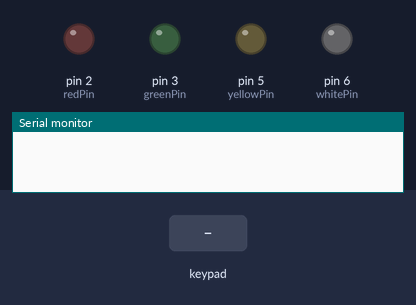
A sketch run on a simulated Arduino Mega 2560, built with avr-gcc and run on an emulated ATmega2560. Shown: output pins drawn as LEDs (lit = HIGH), the last lines printed to the serial monitor. Dashed ring = blinking. The inputs (shaded band) are chosen by the test bench.

Above: at 1.2 s.
1.3 s: key '*' pressed
At 1.7 s:
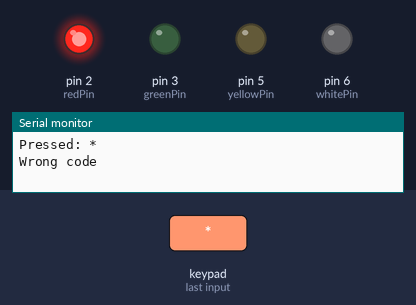
3.8 s: keypad keys 1 2 3 4 pressed 0.4 s apart
At 4.0 s:
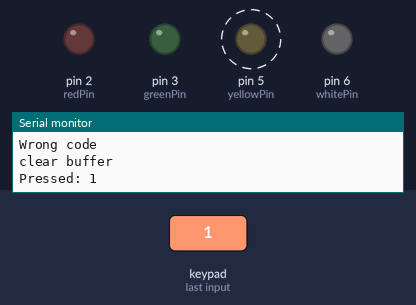
6.9 s: key '*' pressed
At 8.8 s:
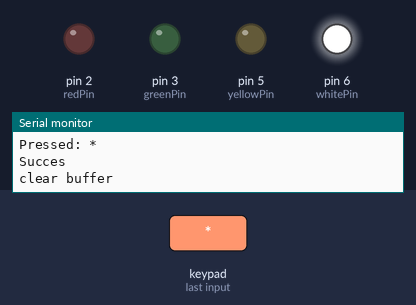
9.4 s: keypad keys 1 2 3 4 # pressed 0.4 s apart
At 9.61 s:
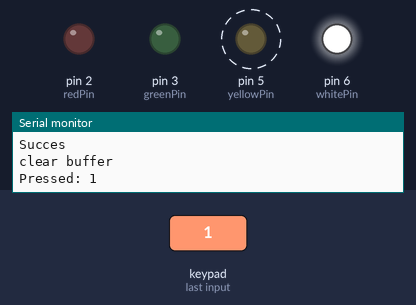
12.9 s: keypad keys 3 3 2 3 2 5 2 9 * pressed 0.4 s apart
At 16.5 s:
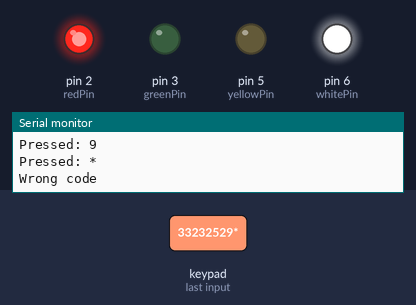
18.0 s: keypad keys 1 2 3 4 * pressed 0.4 s apart
At 20.3 s:
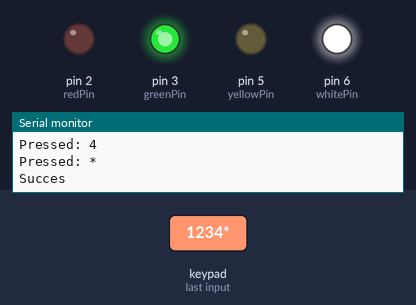
Timing chart, 0 to 22.1 s (numbered marks = the images above; inputs shaded):
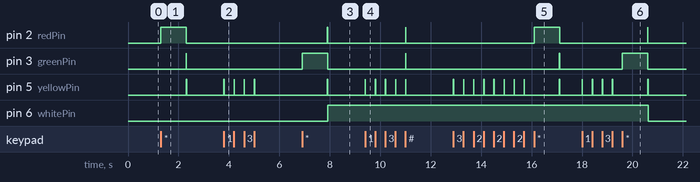

Measured:
- after the input at 1.3 s, pin 2 (redPin): LOW → HIGH at once, → LOW 1.0 s later; pin 3 (greenPin): LOW → HIGH after 1.0 s, → LOW 0.01 s later; pin 5 (yellowPin): LOW → HIGH after 1.0 s, → LOW 0.02 s later
- after the input at 3.8 s, pin 5 (yellowPin): alternates HIGH for 0.01 s and LOW for 0.39 s, 8 changes in all, then stays LOW, starting at once
- after the input at 6.9 s, pin 2 (redPin): LOW → HIGH after 1.0 s, → LOW 0.01 s later; pin 3 (greenPin): LOW → HIGH at once, → LOW 1.0 s later; pin 5 (yellowPin): LOW → HIGH after 1.0 s, → LOW 0.02 s later; pin 6 (whitePin): LOW → HIGH after 1.0 s
- after the input at 9.4 s, pin 2 (redPin), pin 3 (greenPin): LOW → HIGH after 1.6 s, → LOW 0.01 s later; pin 5 (yellowPin): alternates HIGH for 0.01 s and LOW for 0.39 s, 10 changes in all, then stays LOW, starting at once
- after the input at 12.9 s, pin 2 (redPin): LOW → HIGH after 3.2 s, → LOW 1.0 s later; pin 3 (greenPin): LOW → HIGH after 4.2 s, → LOW 0.01 s later; pin 5 (yellowPin): goes 7 × (HIGH 0.01 s, LOW 0.39 s), HIGH 0.01 s, LOW 1.4 s, HIGH 0.02 s, then LOW, starting at once
- after the input at 18.0 s, pin 2 (redPin): LOW → HIGH after 2.6 s, → LOW 0.01 s later; pin 3 (greenPin): LOW → HIGH after 1.6 s, → LOW 1.0 s later; pin 5 (yellowPin): goes 3 × (HIGH 0.01 s, LOW 0.39 s), HIGH 0.01 s, LOW 1.4 s, HIGH 0.02 s, then LOW, starting at once; pin 6 (whitePin): HIGH → LOW after 2.6 s

The sketch:

keypad_password_Mega_ver3a.ino
```cpp
/*
||  Simple Password Entry Using Matrix Keypad
||  4/5/2012 Updates Nathan Sobieck: Nathan@Sobisource.com
||  changed by niq_ro (Nicu FLORICA) - http://www.tehnic.go.ro
||  & http://www.arduinotehniq.com
||  version 3.0.a - alarm style - 06.05.2016, Craiova
*/


//* is to validate password
//# is to reset password attempt

/////////////////////////////////////////////////////////////////

#include <Password.h> // http://www.arduino.cc/playground/uploads/Code/Password.zip
#include <Keypad.h> // http://www.arduino.cc/playground/uploads/Code/Keypad.zip

Password password = Password( "1234" );

/*
const byte ROWS = 4; // Four rows
const byte COLS = 4; //  columns
// Define the Keymap
char keys[ROWS][COLS] = {
  {'1','2','3','A'},
  {'4','5','6','B'},
  {'7','8','9','C'},
  {'*','0','#','D'}
};

byte rowPins[ROWS] = { 9,8,7,6 };// Connect keypad ROW0, ROW1, ROW2 and ROW3 to these Arduino pins.
byte colPins[COLS] = { 5,4,3,2, };// Connect keypad COL0, COL1 and COL2 to these Arduino pins.
*/

const byte rows = 4;
const byte cols = 3;
char keys[rows][cols] = {
{'1','2','3'},
{'4','5','6'},
{'7','8','9'},
{'*','0','#'}
};
//byte rowPins[rows] = {2, 7, 6, 4};
//byte colPins[cols] = {3, 1, 5};
byte rowPins[rows] = {33, 23, 25, 29};
byte colPins[cols] = {31, 35, 27};


// Create the Keypad
//Keypad keypad = Keypad( makeKeymap(keys), rowPins, colPins, ROWS, COLS );
Keypad keypad = Keypad(makeKeymap(keys), rowPins, colPins, rows, cols);

byte redPin = 2;          // pin alocar pentru led-ul rosu
byte greenPin = 3;         // pin alocat pentru led-ul verde
byte yellowPin = 5;       // pin alocat pentru led-ul galben
byte whitePin = 6;         // pin alocat led-ului alb

byte alarma = 1;   // stare initiala alarma (1 = activa, 0 = asteptare)

void setup(){

Serial.begin(9600);   // se porneste monitorizarea seriala cu 9600bps
keypad.addEventListener(keypadEvent); //add an event listener for this keypad

pinMode(redPin, OUTPUT);      // pinul digital este definit ca iesire
pinMode(greenPin, OUTPUT);
pinMode(yellowPin, OUTPUT);
pinMode(whitePin, OUTPUT);

digitalWrite(redPin, LOW);    // pinul definit ca iesire este in 0 logic
digitalWrite(greenPin, LOW);
digitalWrite(yellowPin, LOW);
digitalWrite(whitePin, HIGH);
}

void loop(){
  keypad.getKey();

if (alarma == 2*(alarma/2)) {    // daca numarul e par
digitalWrite(whitePin, HIGH);
}
else {                           // daca numarul este impar
digitalWrite(whitePin, LOW);
}

}

//take care of some special events
void keypadEvent(KeypadEvent eKey){
  switch (keypad.getState()){
    case PRESSED:
	Serial.print("Pressed: ");
	Serial.println(eKey);
	switch (eKey){
	  case '*': checkPassword(); digitalWrite(yellowPin, HIGH); delay(10); digitalWrite(yellowPin, LOW); break;
	  case '#': password.reset(); digitalWrite(yellowPin, HIGH); digitalWrite(redPin, HIGH); digitalWrite(greenPin, HIGH); delay(10); digitalWrite(yellowPin, LOW); digitalWrite(redPin, LOW); digitalWrite(greenPin, LOW); Serial.println("clear buffer"); break;
	  default: digitalWrite(yellowPin, HIGH); delay(10); digitalWrite(yellowPin, LOW); password.append(eKey);
     }
  }
}

void checkPassword(){
  if (password.evaluate()){
    Serial.println("Succes");
digitalWrite(redPin, LOW);
digitalWrite(greenPin, HIGH);
digitalWrite(yellowPin, LOW);
//Add code to run if it works
 alarma = alarma + 1;
delay(1000);
password.reset();
digitalWrite(yellowPin, HIGH);
digitalWrite(redPin, HIGH);
digitalWrite(greenPin, HIGH);
delay(10);
digitalWrite(yellowPin, LOW);
digitalWrite(redPin, LOW);
digitalWrite(greenPin, LOW);
Serial.println("clear buffer");

  }else{
    Serial.println("Wrong code");
//add code to run if it did not work
digitalWrite(redPin, HIGH);
digitalWrite(greenPin, LOW);
digitalWrite(yellowPin, LOW);
delay(1000);
password.reset();
digitalWrite(yellowPin, HIGH);
digitalWrite(redPin, HIGH);
digitalWrite(greenPin, HIGH);
delay(10);
digitalWrite(yellowPin, LOW);
digitalWrite(redPin, LOW);
digitalWrite(greenPin, LOW);
Serial.println("clear buffer");

  }
digitalWrite(redPin, LOW);
digitalWrite(greenPin, LOW);
digitalWrite(yellowPin, LOW);

}
```
